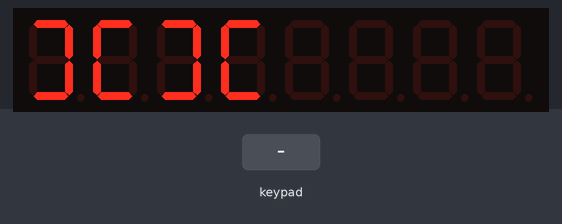
This sketch was run on a simulated ATtiny85, built with avr-gcc and run on an emulated ATtiny85. On the bench: 8-digit seven-segment display. Wiring (inferred from the names in the program): TM1638 display and keys: STB PB2; clock PB1; DIO PB0. Inputs (shaded band) come from the test bench. Random numbers use the default seed unless the sketch sets one.

Above: at 1.2 s.
1.3 s: key '1' pressed
At 1.41 s:
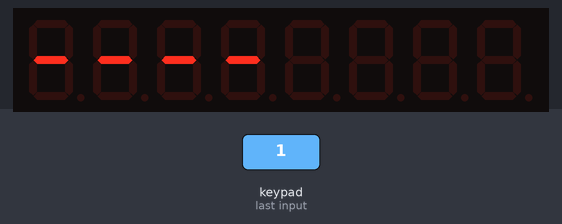
3.0 s: keypad keys 1 2 pressed 0.4 s apart
At 3.01 s:
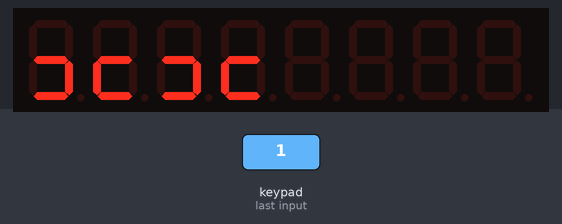
Timing chart, 0 to 6.0 s (numbered marks = the images above; inputs shaded):
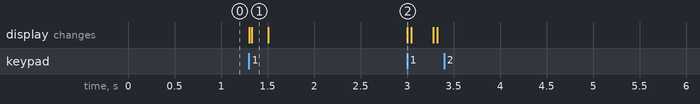

The sketch:

WyLed.ino
```cpp
/*

  WyLed
  The WyLed free-form sculture reacts to sound and blinks a 4-digit LED display.
  An ATTiny85 provides a little brain, and the TM1638 handles all input and output.

  For info and circuit diagrams see https://github.com/tardate/LittleArduinoProjects/tree/master/Kraft/WyLed

 */


#include "TM1638.h"
#include "KeyController.h"

// pins set for an ATtiny.
const uint8_t DIN_PIN = 0;
const uint8_t CLK_PIN = 1;
const uint8_t CS_PIN  = 2;

const int BLINK_SHORT = 5;
const int BLINK_LONG = BLINK_SHORT * 6;

TM1638Driver tm1638_driver(CLK_PIN, DIN_PIN, CS_PIN);
KeyController key_controller;

uint16_t counter = 0;

/*
 * Command: one-time setup
 */
void setup() {
  tm1638_driver.begin();
  tm1638_driver.clearAll();
  tm1638_driver.eyesOpen();
}

/*
 * Command: main loop
 */
void loop() {

  tm1638_driver.readKeys(key_controller.current_value);
  if (key_controller.keyPressed()) {
    int blink_speed = random(9) + 1;
    tm1638_driver.eyesHalf();
    delay(BLINK_SHORT * blink_speed);
    tm1638_driver.eyesClosed();
    delay(BLINK_LONG * blink_speed);
    tm1638_driver.eyesHalf();
    delay(BLINK_SHORT * blink_speed);
    tm1638_driver.eyesOpen();
  }
}
```

KeyController.cpp
```cpp
#include "KeyController.h"


bool KeyController::keyPressed() {
  return current_value[0] != 0;
}

bool KeyController::bothKeysPressed() {
  return current_value[0] == (BUTTON1_MASK | BUTTON2_MASK);
}

bool KeyController::decrementKeyPressed() {
  return current_value[0] & BUTTON1_MASK;
}

bool KeyController::incrementKeyPressed() {
  return current_value[0] & BUTTON2_MASK;
}

void KeyController::debounceDelay() {
  delay(DEBOUNCE_DELAY);
}
```

KeyController.h
```cpp
/*

  A simple Key controller - processes key state

*/

#pragma once

#include <Arduino.h>

const uint8_t BUTTON_BYTES = 4;
const uint8_t BUTTON1_MASK = _BV(2);
const uint8_t BUTTON2_MASK = _BV(6);
const int DEBOUNCE_DELAY = 250;

class KeyController {

  public:

    uint8_t current_value[BUTTON_BYTES];

    KeyController() : current_value {} {};

    bool keyPressed();

    bool bothKeysPressed();

    bool decrementKeyPressed();

    bool incrementKeyPressed();

    void debounceDelay();

};
```

TM1638.cpp
```cpp
#include "TM1638.h"

TM1638Driver::TM1638Driver(int clk_pin, int data_pin, int cs_pin) {
  this->clk_pin = clk_pin;
  this->data_pin = data_pin;
  this->cs_pin = cs_pin;
}

void TM1638Driver::begin() {
  pinMode(cs_pin, OUTPUT);
  pinMode(clk_pin, OUTPUT);
  setDataOutbound();
  deselect();
}

void TM1638Driver::setDataInbound() {
  pinMode(data_pin, INPUT);
}

void TM1638Driver::setDataOutbound() {
  pinMode(data_pin, OUTPUT);
}

inline void TM1638Driver::select() {
  digitalWrite(cs_pin, LOW);
}

inline void TM1638Driver::deselect() {
  digitalWrite(cs_pin, HIGH);
}


uint8_t TM1638Driver::readData() {
  return shiftIn(data_pin, clk_pin, LSBFIRST);
}

void TM1638Driver::writeData(uint8_t data) {
  shiftOut(data_pin, clk_pin, LSBFIRST, data);
}

void TM1638Driver::sendData(uint8_t data) {
  select();
  writeData(data);
  deselect();
}

void TM1638Driver::setDataCommand(uint8_t command) {
  sendData(TM1638_data_command | (TM1638_data_command_mask & command));
}

void TM1638Driver::writeDataFixedAddress(uint8_t address, uint8_t data) {
  select();
  writeData(TM1638_address_command | (TM1638_address_command_mask & address));
  writeData(data);
  deselect();
}

void TM1638Driver::setDisplayControl(bool enabled, uint8_t level) {
  if (enabled) {
    sendData(TM1638_display_command | TM1638_display_command_on | (TM1638_display_command_mask & level));
  } else {
    sendData(TM1638_display_command);
  }
}

void TM1638Driver::clearAll() {
  setDataCommand(
    TM1638_data_command_write |
    TM1638_data_command_incr_address |
    TM1638_data_command_normal
  );
  select();
  writeData(TM1638_address_command);
  for(int i=0; i< 16; ++i) {
    writeData(0);
  }
  deselect();
  setDisplayControl(false, 0);
}

void TM1638Driver::displayNumber(uint16_t counter) {
  setDataCommand(
    TM1638_data_command_write |
    TM1638_data_command_fixed_address |
    TM1638_data_command_normal
  );
  writeDataFixedAddress(0, NUMBERS[counter % 10]);
  writeDataFixedAddress(2, NUMBERS[(counter / 10) % 10]);
  setDisplayControl(true, 0b111);
}

void TM1638Driver::readKeys(uint8_t k[]) {
  select();
  writeData(TM1638_data_command | TM1638_data_command_read | TM1638_data_command_normal);


  setDataInbound();
  for (int i=0; i<4; ++i) {
    k[i] = readData();
  }
  setDataOutbound();
  deselect();
}

void TM1638Driver::eyesOpen() {
  setDataCommand(
    TM1638_data_command_write |
    TM1638_data_command_fixed_address |
    TM1638_data_command_normal
  );
  writeDataFixedAddress(0, EYES[0]);
  writeDataFixedAddress(2, EYES[1]);
  writeDataFixedAddress(4, EYES[0]);
  writeDataFixedAddress(6, EYES[1]);
  setDisplayControl(true, 0b111);
}


void TM1638Driver::eyesHalf() {
  setDataCommand(
    TM1638_data_command_write |
    TM1638_data_command_fixed_address |
    TM1638_data_command_normal
  );
  writeDataFixedAddress(0, EYES[2]);
  writeDataFixedAddress(2, EYES[3]);
  writeDataFixedAddress(4, EYES[2]);
  writeDataFixedAddress(6, EYES[3]);
  setDisplayControl(true, 0b111);
}

void TM1638Driver::eyesClosed() {
  setDataCommand(
    TM1638_data_command_write |
    TM1638_data_command_fixed_address |
    TM1638_data_command_normal
  );
  writeDataFixedAddress(0, EYES[4]);
  writeDataFixedAddress(2, EYES[5]);
  writeDataFixedAddress(4, EYES[4]);
  writeDataFixedAddress(6, EYES[5]);
  setDisplayControl(true, 0b111);
}
```

TM1638.h
```cpp
/*

  A simplified TM1638 interface

*/

#pragma once

#include <Arduino.h>

const uint8_t TM1638_data_command               = _BV(6);
const uint8_t TM1638_data_command_mask          = 0b00001111;
const uint8_t TM1638_data_command_write         = 0;
const uint8_t TM1638_data_command_read          = _BV(1);
const uint8_t TM1638_data_command_incr_address  = 0;
const uint8_t TM1638_data_command_fixed_address = _BV(2);
const uint8_t TM1638_data_command_normal        = 0;
const uint8_t TM1638_data_command_test          = _BV(3);

const uint8_t TM1638_address_command            = _BV(7) | _BV(6);
const uint8_t TM1638_address_command_mask       = 0b00111111;

const uint8_t TM1638_display_command            = _BV(7);
const uint8_t TM1638_display_command_mask       = 0b00000111;
const uint8_t TM1638_display_command_on         = _BV(3);


/*
 * simple "font" definition for the TM1638 with 7-segment displays
 */

static const byte NUMBERS[] = {
  B00111111,  // 0
  B00000110,  // 1
  B01011011,  // 2
  B01001111,  // 3
  B01100110,  // 4
  B01101101,  // 5
  B01111101,  // 6
  B00000111,  // 7
  B01111111,  // 8
  B01101111   // 9
};

static const byte EYES[] = {
  B00001111,  // open r
  B00111001,  // open l
  B01001100,  // half-lo r
  B01011000,  // half-lo l
  B01000000,  // closed-mid r
  B01000000,  // closed-mid l
  B00001000,  // closed-lo r
  B00001000   // closed-lo l
};


class TM1638Driver {

  public:

    TM1638Driver(int clk_pin, int data_pin, int cs_pin);

    /*
     * Initialise controls and ports.
     */
    void begin();

    void writeData(uint8_t data);

    uint8_t readData();

    void sendData(uint8_t data);

    void setDataCommand(uint8_t command);

    void writeDataFixedAddress(uint8_t address, uint8_t data);

    void setDisplayControl(bool enabled, uint8_t level);

    /*
     * Clears all display registers.
     * This is a demonstration of incremental addressing mode
     */
    void clearAll();
    void displayNumber(uint16_t counter);
    void readKeys(uint8_t k[]);
    void eyesOpen();
    void eyesHalf();
    void eyesClosed();

  private:

    int clk_pin;
    int data_pin;
    int cs_pin;

    void select();
    void deselect();
    void setDataInbound();
    void setDataOutbound();


};
```

Measured:
- after the input at 1.3 s, the display: first changes at once (image 1 shows a later state)
- after the input at 3.0 s, the display: changes at once (image 2)
